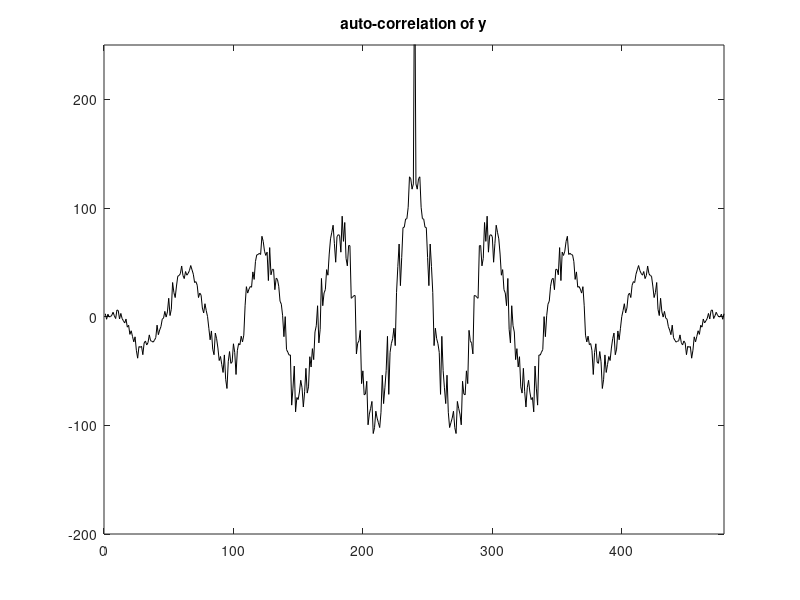
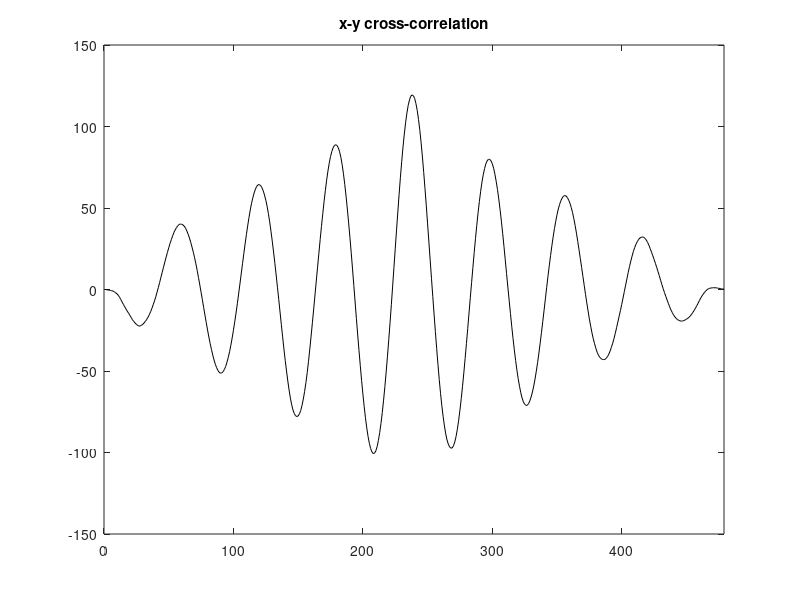

Write MATLAB code to recreate these figures, in order.
% Cross-correlations
% sine signal + noise
fx=1; %signal frequency in Hz
wx=2*pi*fx; %signal frequency in rad/s

fs=60; %sampling frequency in Hz
tiv=1/fs; %time interval between samples;
t=0:tiv:(4-tiv); %time intervals set

x=sin(wx*t); %signal data set
Nx=length(x);
v=randn(1,Nx); %normal noise
y=x+v; %sine+noise

%Cross-correlations
syy=xcorr(y); %symmetrical auto-correlation sequence 
sxy=xcorr(x,y); %symmetrical cross correlation

%display---------------------------

figure(1)
plot(syy,'k'); %auto-correlation
axis([0 479 -200 250]);
title('auto-correlation of y');

figure(2)
plot(sxy,'k'); %cross-correlation
title('x-y cross-correlation');
axis([0 479 -150 150]);
